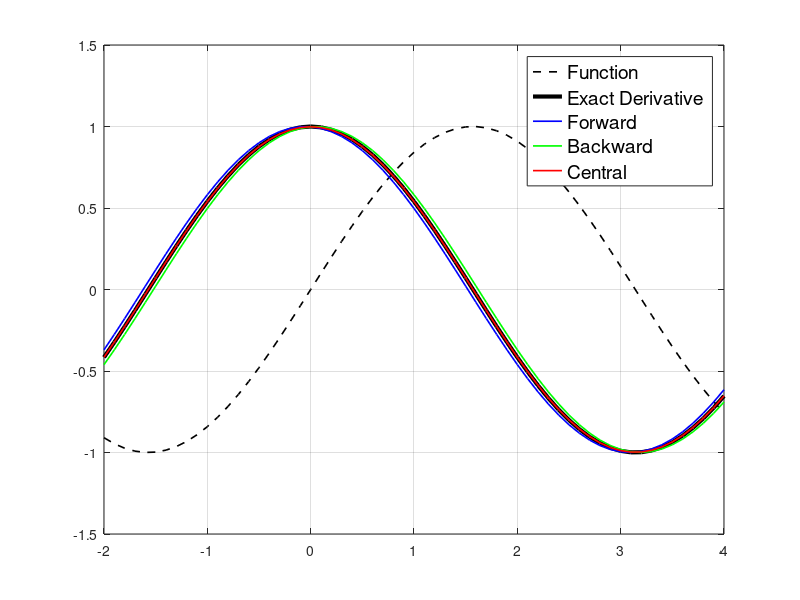

Source code (MATLAB):
clear all; close all; clc

dt = 0.1; % define delta t
t = -2:dt:4; % range of t
f = sin(t); % given function

% Exact derivative

dfdt = cos(t);  %  The exact derivative using calculus formula
%%
% Plotting  functions f vs t and dfdt vs t
plot(t,f,'k--','LineWidth',1.2)
hold on,grid on
plot(t,dfdt,'k','Linewidth',3)
l1 = legend('Function','Exact Derivative');
set(l1,'FontSize',14)
axis([-2 4 -1.5 1.5])


%%
% Forward difference approx
dfdtF = (sin(t+dt)-sin(t))/dt;
% Backward difference approx
dfdtB = (sin(t)-sin(t-dt))/dt;
% Central difference approx
dfdtC = ((sin(t+dt)-sin(t-dt)))/(2*dt);


plot(t,dfdtF,'b','LineWidth',1.2)
plot(t,dfdtB,'g','LineWidth',1.2)
plot(t,dfdtC,'r','LineWidth',1.2)
l1 = legend('Function','Exact Derivative', 'Forward','Backward','Central','Location','Best');
set(l1,'FontSize',14)